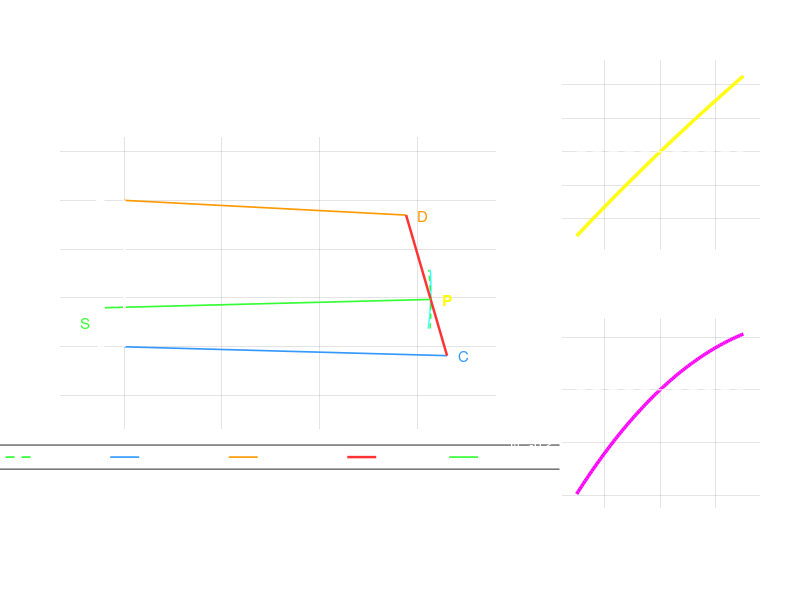

Here is the MATLAB script that generated this plot:
% Front View Suspension Kinematics - Full Visualization (Toe & Camber)
clc; clear; close all;

% --- 1. GEOMETRY INPUTS (Static Constants) ---
L = 330.714;       % Lower arm length (Chassis Pivot A to Ball Joint C)
U = 289.019;       % Upper arm length (Chassis Pivot B to Ball Joint D)
K = 150;           % Knuckle height (Vertical distance between C and D)
H_chassis = 150;   % Vertical spread between chassis mounts A and B
theta_L0 = -1.522; % Static angle of lower arm (degrees)
Rw = 228;          % Wheel radius in mm

% Steering / Tie-Rod Inputs
d = 60;            % Vertical distance from C up to Tie-rod point P
Sx = -20;          % Steering Rack Pivot X (Chassis mount for tie-rod)
Sy = 40;           % Steering Rack Pivot Y (Chassis mount for tie-rod)

% Travel range for simulation (Wheel moving up/down from static)
h_array = linspace(-30, 30, 100); 

% --- 2. STATIC CALCULATIONS ---
Ax = 0; Ay = 0;             % Point A: Lower Chassis Pivot
Bx = 0; By = H_chassis;     % Point B: Upper Chassis Pivot

% Locate Static Lower Ball Joint (C)
C0x = L * cosd(theta_L0);
C0y = L * sind(theta_L0);

% Solve for Static Upper Ball Joint (D) using the "Invisible Triangle" B-C-D
dist_BC0 = sqrt((C0x-Bx)^2 + (C0y-By)^2); 
phi0 = atan2(C0y-By, C0x-Bx);             
alpha0 = acos((U^2 + dist_BC0^2 - K^2) / (2 * U * dist_BC0)); 
D0x = Bx + U * cos(phi0 + alpha0);
D0y = By + U * sin(phi0 + alpha0);

% Calculate Static Camber (Angle of knuckle CD relative to vertical)
% atan2d(dx, dy) where dy is vertical gives angle from vertical
camber_static = atan2d(D0x - C0x, D0y - C0y);

% Point P: The tie-rod pickup point on the knuckle
P0x = C0x + (d/K)*(D0x-C0x);
P0y = C0y + (d/K)*(D0y-C0y);

% R_rod: The fixed physical length of your tie-rod
R_rod = sqrt((P0x - Sx)^2 + (P0y - Sy)^2);

% --- 3. DYNAMIC SWEEP ---
Px_knuckle = []; Py_knuckle = []; 
Px_arc = [];     bump_steer = [];
Cx_all = []; Cy_all = []; Dx_all = []; Dy_all = [];
camber_change = []; % Storage for camber values

for h = h_array
    % A. Move Lower Ball Joint C along its arc
    Cy = C0y + h;
    Cx = sqrt(L^2 - Cy^2);
    
    % B. Update Upper Ball Joint D
    d_BC = sqrt((Cx-Bx)^2 + (Cy-By)^2);
    if d_BC > (U + K) || d_BC < abs(U - K), continue; end
    phi_n = atan2(Cy-By, Cx-Bx);
    alpha_n = acos((U^2 + d_BC^2 - K^2) / (2 * U * d_BC));
    Dx = Bx + U * cos(phi_n + alpha_n);
    Dy = By + U * sin(phi_n + alpha_n);
    
    % NEW: Calculate Camber at current height
    current_camber = atan2d(Dx - Cx, Dy - Cy);
    camber_change(end+1) = current_camber - camber_static; % Relative to static
    
    % C. P_kx: Where the knuckle MOVES point P
    P_kx = Cx + (d/K)*(Dx-Cx);
    P_ky = Cy + (d/K)*(Dy-Cy);
    
    % D. P_ax: Where the tie-rod LENGTH constrains point P
    dy_rod = P_ky - Sy;
    if abs(dy_rod) < R_rod
        P_ax = Sx + sqrt(R_rod^2 - dy_rod^2);
    else
        continue; 
    end
    
    % Store values for plotting
    Px_knuckle(end+1) = P_kx; Py_knuckle(end+1) = P_ky;
    Px_arc(end+1) = P_ax;
    bump_steer1 = P_kx - P_ax; 
    bump_steer(end+1) = rad2deg(bump_steer1/Rw);
    Cx_all(end+1) = Cx; Cy_all(end+1) = Cy;
    Dx_all(end+1) = Dx; Dy_all(end+1) = Dy;
end

% --- 4. VISUALIZATION (Dynamic Scaling & Large Left Plot) ---
fig = figure('Color', [0.1 0.1 0.1], 'Name', 'Refined Suspension Analysis');
set(fig, 'Units', 'Normalized', 'Position', [0.05, 0.1, 0.9, 0.8]); 

% --- PLOT 1: Main Assembly (Large Left Side) ---
ax1 = axes('Position', [0.07, 0.15, 0.55, 0.75]); 
set(ax1, 'Color', [0.15 0.15 0.15], 'XColor', 'w', 'YColor', 'w', 'GridColor', [0.3 0.3 0.3]);
hold on; axis equal; grid on;

% Plot Paths
plot(Px_knuckle, Py_knuckle, 'cyan', 'LineWidth', 1, 'DisplayName', 'Knuckle P-Path');
plot(Px_arc, Py_knuckle, 'g--', 'LineWidth', 1, 'DisplayName', 'Tie-Rod Arc');

% Plot Static Geometry
idx = round(length(Cx_all)/2);
lw = 1.2; 
plot([Ax Cx_all(idx)], [Ay Cy_all(idx)], 'Color', [0.2 0.6 1], 'LineWidth', lw, 'DisplayName', 'Lower Arm (L)');
plot([Bx Dx_all(idx)], [By Dy_all(idx)], 'Color', [1 0.6 0 ], 'LineWidth', lw, 'DisplayName', 'Upper Arm (U)');
plot([Cx_all(idx) Dx_all(idx)], [Cy_all(idx) Dy_all(idx)], 'Color', [1 0.2 0.2], 'LineWidth', 1.8, 'DisplayName', 'Knuckle (K)');
plot([Sx Px_arc(idx)], [Sy Py_knuckle(idx)], 'Color', [0.2 1 0.2], 'LineWidth', lw, 'DisplayName', 'Actual Tie-Rod');
plot([Ax Bx], [Ay By], 'w', 'LineWidth', 2, 'DisplayName', 'Chassis Wall');

% Annotations
text(Ax-30, Ay, 'A', 'Color', 'w', 'FontSize', 12, 'FontWeight', 'bold');
text(Bx-30, By, 'B', 'Color', 'w', 'FontSize', 12, 'FontWeight', 'bold');
text(Cx_all(idx)+12, Cy_all(idx), 'C', 'Color', [0.2 0.6 1], 'FontSize', 11);
text(Dx_all(idx)+12, Dy_all(idx), 'D', 'Color', [1 0.6 0], 'FontSize', 11);
text(Px_arc(idx)+12, Py_knuckle(idx), 'P', 'Color', 'y', 'FontSize', 11, 'FontWeight', 'bold');
text(Sx-25, Sy-15, 'S', 'Color', [0.2 1 0.2], 'FontSize', 11);

% DYNAMIC SCALE (Assembly) - Adds 15% padding automatically
x_data = [Ax, Bx, Sx, Cx_all, Dx_all];
y_data = [Ay, By, Sy, Cy_all, Dy_all];
xlim([min(x_data)-50, max(x_data)+50]);
ylim([min(y_data)-50, max(y_data)+50]);

title('Assembly Geometry', 'Color', 'w', 'FontSize', 15);
legend('TextColor', 'w', 'Location', 'southoutside', 'Orientation', 'horizontal', 'FontSize', 8);

% --- PLOT 2: Bump Steer Plot (Top Right) ---
ax2 = axes('Position', [0.70, 0.58, 0.25, 0.32]); 
set(ax2, 'Color', [0.15 0.15 0.15], 'XColor', 'w', 'YColor', 'w', 'GridColor', [0.3 0.3 0.3]);
hold on; grid on;

travel = Py_knuckle - P0y;
plot(travel, bump_steer, 'y', 'LineWidth', 2.5);
plot([min(travel) max(travel)], [0 0], 'w--', 'HandleVisibility', 'off'); 

% DYNAMIC SCALE (Bump Steer) - Adds 10% offset
pad_t = (max(travel) - min(travel)) * 0.1;
pad_b = (max(bump_steer) - min(bump_steer)) * 0.1;
xlim([min(travel)-pad_t, max(travel)+pad_t]);
ylim([min(bump_steer)-pad_b, max(bump_steer)+pad_b]);

title('Bump Steer', 'Color', 'w', 'FontSize', 13);
xlabel('Wheel Travel (mm)'); ylabel('Toe (deg)');

% --- PLOT 3: Camber Change Plot (Bottom Right) ---
ax3 = axes('Position', [0.70, 0.15, 0.25, 0.32]); 
set(ax3, 'Color', [0.15 0.15 0.15], 'XColor', 'w', 'YColor', 'w', 'GridColor', [0.3 0.3 0.3]);
hold on; grid on;

plot(travel, camber_change, 'm', 'LineWidth', 2.5);
plot([min(travel) max(travel)], [0 0], 'w--', 'HandleVisibility', 'off'); 

% DYNAMIC SCALE (Camber) - Adds 10% offset
pad_c = (max(camber_change) - min(camber_change)) * 0.1;
xlim([min(travel)-pad_t, max(travel)+pad_t]);
ylim([min(camber_change)-pad_c, max(camber_change)+pad_c]);

title('Camber Change', 'Color', 'w', 'FontSize', 13);
xlabel('Wheel Travel (mm)'); ylabel('Camber (deg)');
